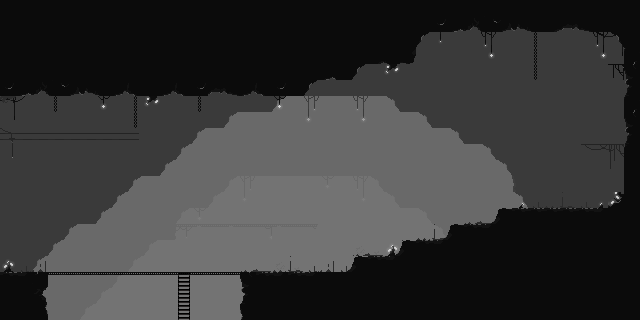

This game map was drawn from its Tiled (.tmx) file and the tilesets committed beside it. A one-line description and the trimmed map source follow:
An orthogonal 40x20 tile map with 16x16 px tiles, 8 tile layers (background color, background overlayer, 3-rd layer corners, 2-nd lyer corners, ...), 5 tilesets and 14 objects (11x collider, door41, player_pos14).

<map version="1.10" tiledversion="1.11.2" orientation="orthogonal" renderorder="right-down" width="40" height="20" tilewidth="16" tileheight="16" infinite="0" nextlayerid="10" nextobjectid="32">
 <tileset firstgid="1" source="Tileset/background_color.tsx" />
 <tileset firstgid="2" source="Tileset/Tileset No background.tsx" />
 <tileset firstgid="290" name="door open 41x48" tilewidth="16" tileheight="16" tilecount="114" columns="38">
  <image source="../assets/objects/Door/door open 41x48.png" width="615" height="48" />
 </tileset>
 <tileset firstgid="404" name="Torch 16x16" tilewidth="16" tileheight="16" tilecount="6" columns="1">
  <image source="../assets/objects/Torch/Torch 16x16.png" width="16" height="96" />
  <tile id="0">
   <animation>
    <frame tileid="0" duration="60" />
    <frame tileid="0" duration="60" />
    <frame tileid="1" duration="60" />
    <frame tileid="1" duration="60" />
    <frame tileid="2" duration="60" />
    <frame tileid="2" duration="60" />
    <frame tileid="3" duration="60" />
    <frame tileid="3" duration="60" />
    <frame tileid="4" duration="60" />
    <frame tileid="4" duration="60" />
    <frame tileid="5" duration="60" />
    <frame tileid="5" duration="60" />
   </animation>
  </tile>
 </tileset>
 <tileset firstgid="410" source="Tileset/Ladder.tsx" />
 <layer id="1" name="background color" width="40" height="20">
  <data>[800 cells, 800 non-empty, 1 distinct tile ids]</data>
 </layer>
 <layer id="2" name="background overlayer" width="40" height="20" opacity="0.5">
  <data>[800 cells, 800 non-empty, 1 distinct tile ids]</data>
 </layer>
 <layer id="7" name="3-rd layer corners" width="40" height="20" opacity="0.1">
  <data>[800 cells, 626 non-empty, 16 distinct tile ids]</data>
 </layer>
 <layer id="6" name="2-nd lyer corners" width="40" height="20" opacity="0.5">
  <data>[800 cells, 457 non-empty, 4 distinct tile ids]</data>
 </layer>
 <layer id="8" name="2-nd layer objects" width="40" height="20" opacity="0.5">
  <data>[800 cells, 22 non-empty, 14 distinct tile ids]</data>
 </layer>
 <layer id="5" name="overlayer objects" width="40" height="20">
  <data>[800 cells, 18 non-empty, 8 distinct tile ids]</data>
 </layer>
 <layer id="4" name="1-st layer objects" width="40" height="20">
  <data>[800 cells, 43 non-empty, 17 distinct tile ids]</data>
 </layer>
 <layer id="3" name="1-st layer corners" width="40" height="20">
  <data>[800 cells, 343 non-empty, 20 distinct tile ids]</data>
 </layer>
 <objectgroup id="9" name="objects">
  <object id="1" name="collider" x="-4.5" y="-7" width="311.5" height="99" />
  <object id="4" name="collider" x="301.5" y="-6" width="49.5" height="83" />
  <object id="5" name="collider" x="329.5" y="-24" width="83.5" height="83.5" />
  <object id="6" name="collider" x="383.5" y="-13.5" width="270.5" height="41.5" />
  <object id="8" name="collider" x="628.5" y="17" width="62" height="321" />
  <object id="18" name="collider" x="503" y="213" width="147.5" height="133.5" />
  <object id="19" name="collider" x="453" y="228" width="64" height="130.5" />
  <object id="20" name="collider" x="406.5" y="246" width="62.5" height="120" />
  <object id="21" name="collider" x="357" y="262" width="63" height="73" />
  <object id="22" name="collider" x="246.5" y="276.5" width="124.5" height="50" />
  <object id="23" name="collider" x="-2" y="276.5" width="45" height="49.5" />
  <object id="25" x="41" y="271.5" width="208.5" height="4" />
  <object id="30" name="door41" x="41.5" y="318.5" width="203.5" height="59.5" />
  <object id="31" name="player_pos14" x="178.182" y="291.273" width="12.7273" height="11.0909" />
 </objectgroup>
</map>
